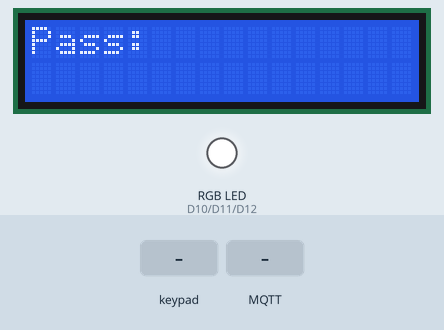
Recording of a sketch running on a simulated Arduino Uno R4 WiFi. Shown: 16×2 character LCD, an RGB LED mixed from three pins (HIGH = lit). The inputs (shaded band) are chosen by the test bench. WiFi joins after 1.5 s; servers stay silent unless stated; random numbers use the default seed unless the sketch sets one; no MQTT or app messages arrive unless stated; what the sketch prints to the serial monitor is not drawn.

Above: at 2.8 s.
2.9 s: keypad keys 8 8 8 8 8 8 8 8 # pressed 0.4 s apart
At 3.11 s:
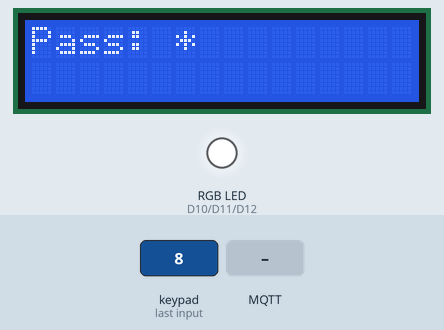
8.0 s: MQTT message "*" arrives on the first subscribed topic
At 9.0 s:
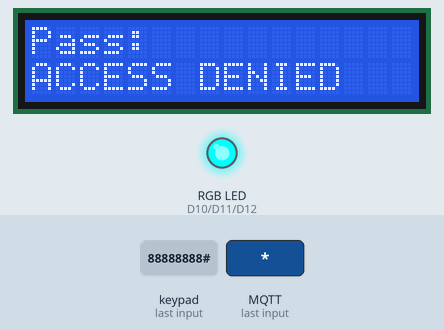
11.0 s: key '1' pressed
At 12.0 s:
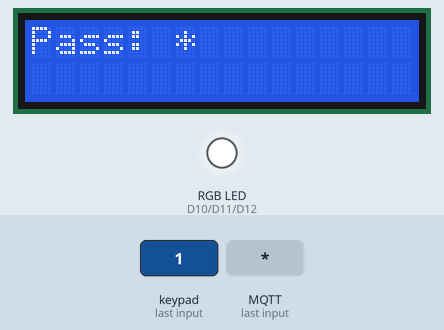
12.5 s: key '2' pressed
At 13.7 s:
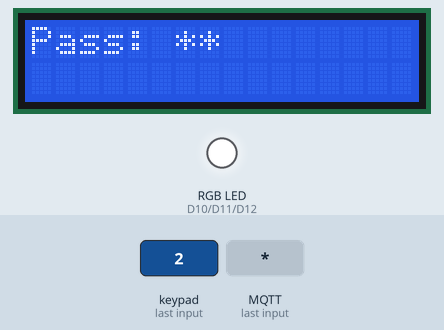
14.0 s: MQTT message "#" arrives on the first subscribed topic
At 14.8 s:
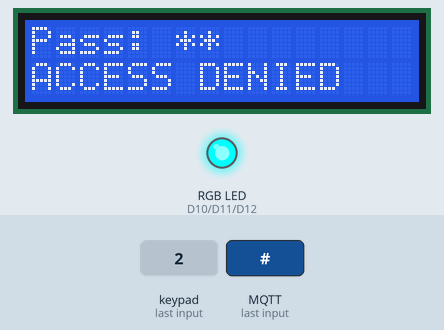
17.0 s: keypad keys 1 2 3 4 # pressed 0.4 s apart
At 17.61 s:
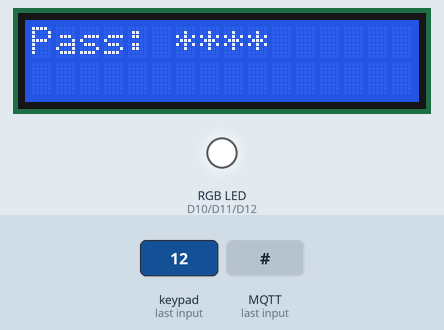
Timing chart, 0 to 20.0 s (numbered marks = the images above; inputs shaded):
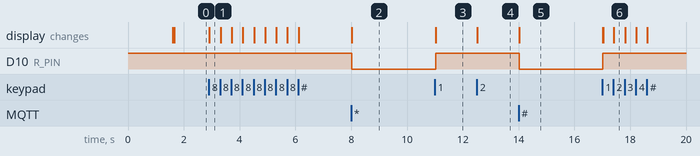

The sketch:

GUESS4_Keypad_Password.ino
```cpp
// แนวข้อสอบ 4 : ระบบรหัสผ่าน
// พิมพ์รหัสบน Keypad แล้วกด # -> publish  |  subscribe -> ตรวจรหัส
//   ถูก = LCD "ACCESS GRANTED" + RGB เขียว   ผิด = "ACCESS DENIED" + RGB แดง (ค้าง 3 วินาที)
// กด * = ลบที่พิมพ์
// บอร์ด Arduino UNO R4 WiFi   ไลบรารี: MQTT (MQTTClient.h), Adafruit Keypad, LiquidCrystal_I2C
// วงจร Keypad: R1–R4 -> D9, D8, D7, D6   C1–C4 -> D5, D4, D3, D2
// วงจร RGB (Common Anode): Common -> 5V, R -> D10, G -> D11, B -> D12 (ผ่าน R 220Ω)
// วงจร LCD: SDA -> SDA, SCL -> SCL, VCC -> 5V, GND -> GND

#include <WiFiS3.h>
#include <MQTTClient.h>
#include "Adafruit_Keypad.h"
#include <Wire.h>
#include <LiquidCrystal_I2C.h>

// ===== แก้ตรงนี้ =====
const char WIFI_SSID[] = "iphone 80 promax";
const char WIFI_PASSWORD[] = "88888888";
const char MQTT_BROKER_ADRRESS[] = "mqtt-dashboard.com";
const int   MQTT_PORT = 1883;
const char* TOPIC_PUB = "68070180/password";
const char* TOPIC_SUB = "68070180/password";
const String PASSWORD = "1234";          // รหัสที่ถูกต้อง (เช่น 4 ตัวท้ายรหัสนักศึกษา)

const int R_PIN = 10, G_PIN = 11, B_PIN = 12;

const byte ROWS = 4, COLS = 4;
char keys[ROWS][COLS] = {
  {'1', '2', '3', 'A'},
  {'4', '5', '6', 'B'},
  {'7', '8', '9', 'C'},
  {'*', '0', '#', 'D'}
};
byte rowPins[ROWS] = {9, 8, 7, 6};
byte colPins[COLS] = {5, 4, 3, 2};
Adafruit_Keypad keypad = Adafruit_Keypad(makeKeymap(keys), rowPins, colPins, ROWS, COLS);
// อ่านปุ่ม Keypad แบบไลบรารี Adafruit_Keypad (แบบเดียวกับโค้ดของวิชา) คืน 0 ถ้าไม่มีการกด
char getKey() {
  keypad.tick();
  while (keypad.available()) {
    keypadEvent e = keypad.read();
    if (e.bit.EVENT == KEY_JUST_PRESSED) return (char)e.bit.KEY;
  }
  return 0;
}


LiquidCrystal_I2C lcd(0x27, 16, 2);
WiFiClient network;
MQTTClient mqtt = MQTTClient(256);
String input = "";
unsigned long resultAt = 0;     // เวลาที่แสดงผลล่าสุด ใช้ดับไฟหลัง 3 วินาที

void lcdLine(int row, String s) {
  lcd.setCursor(0, row);
  while (s.length() < 16) s += ' ';
  lcd.print(s.substring(0, 16));
}

void setRgb(bool r, bool g, bool b) {     // Common Anode: LOW = ติด
  digitalWrite(R_PIN, r ? LOW : HIGH);
  digitalWrite(G_PIN, g ? LOW : HIGH);
  digitalWrite(B_PIN, b ? LOW : HIGH);
}

void showInput() {
  String stars = "";
  for (unsigned int i = 0; i < input.length(); i++) stars += '*';   // ซ่อนรหัสด้วย *
  lcdLine(0, "Pass: " + stars);
}

void messageReceived(String &topic, String &payload) {
  (void)topic;
  String msg = payload;
  msg.trim();                          // ตัดช่องว่างที่อาจพิมพ์เกินมาจากหน้า HiveMQ
  Serial.print("[RX] ");
  Serial.println(msg);

  if (msg == PASSWORD) {
    lcdLine(1, "ACCESS GRANTED");
    setRgb(0, 1, 0);
  } else {
    lcdLine(1, "ACCESS DENIED");
    setRgb(1, 0, 0);
  }
  resultAt = millis();
}

void connectWiFi() {
  lcdLine(0, "WiFi...");
  while (WiFi.begin(WIFI_SSID, WIFI_PASSWORD) != WL_CONNECTED) { Serial.print("."); delay(3000); }
  while (WiFi.localIP() == IPAddress(0, 0, 0, 0)) delay(200);
  Serial.print("WiFi OK, IP = ");
  Serial.println(WiFi.localIP());
}

void connectToMQTT() {
  while (!mqtt.connected()) {
    lcdLine(0, "MQTT...");
    String clientId = "r4-g4-" + String(random(0xFFFFFF), HEX);
    if (mqtt.connect(clientId.c_str())) {
      mqtt.subscribe(TOPIC_SUB);
      showInput();
    } else {
      Serial.print("MQTT fail err=");
      Serial.print(mqtt.lastError()); Serial.print(" rc="); Serial.println(mqtt.returnCode());
      delay(2000);
    }
  }
}

void setup() {
  Serial.begin(9600);
  keypad.begin();
  pinMode(R_PIN, OUTPUT);
  pinMode(G_PIN, OUTPUT);
  pinMode(B_PIN, OUTPUT);
  setRgb(0, 0, 0);
  lcd.init();
  lcd.backlight();
  connectWiFi();
  randomSeed(micros());
  mqtt.begin(MQTT_BROKER_ADRRESS, MQTT_PORT, network);
  mqtt.onMessage(messageReceived);
  connectToMQTT();
}

void loop() {
  if (WiFi.status() != WL_CONNECTED) connectWiFi();
  if (!mqtt.connected()) connectToMQTT();
  mqtt.loop();

  // ดับไฟและล้างผลหลัง 3 วินาที (ไม่ใช้ delay เพื่อให้ mqtt.loop ทำงานตลอด)
  if (resultAt != 0 && millis() - resultAt > 3000) {
    setRgb(0, 0, 0);
    lcdLine(1, "");
    resultAt = 0;
  }

  char key = getKey();
  if (!key) return;

  if (key == '*') {
    input = "";
  } else if (key == '#') {
    if (input.length() > 0) {
      mqtt.publish(TOPIC_PUB, input.c_str());
      Serial.print("[TX] ");
      Serial.println(input);
      input = "";
    }
  } else if (input.length() < 8) {
    input += key;
  }
  showInput();
}
```

Measured:
- after the input at 2.9 s, the display: changes at once (image 1)
- after the input at 8.0 s, D10 (R_PIN): HIGH → LOW at once; the display: changes at once (image 2)
- after the input at 12.5 s, the display: changes at once (image 4)
- after the input at 14.0 s, D10 (R_PIN): HIGH → LOW at once; the display: changes at once (image 5)
